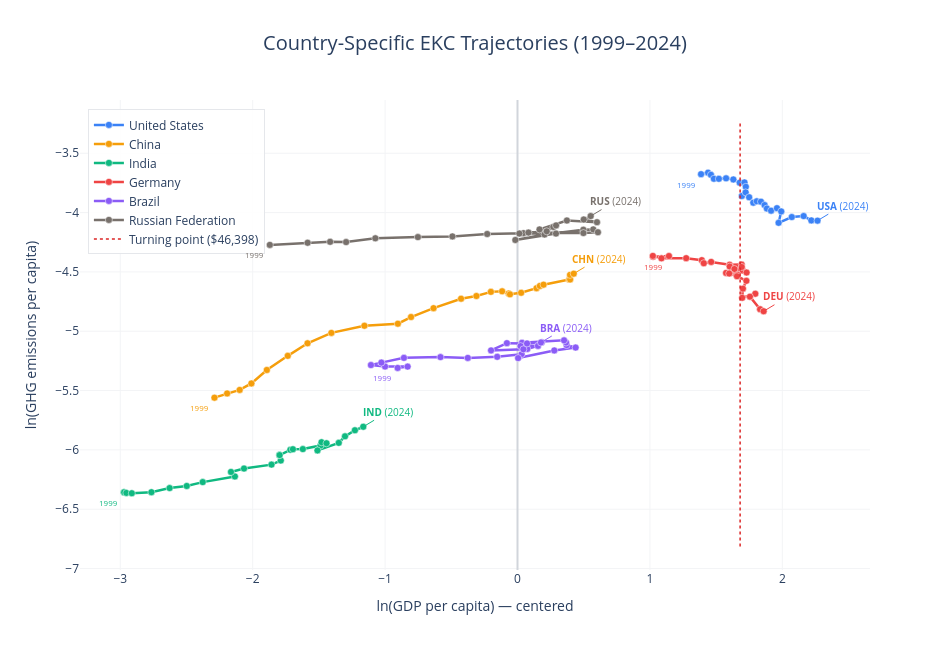

The notebook cell saved with this chart:
### Markdown cell above
## Country-Specific Trajectories

### Code cell
fig2 = go.Figure()

highlight_countries = ['USA', 'CHN', 'IND', 'DEU', 'BRA', 'RUS']
country_colors = {
    'USA': '#3B82F6', 'CHN': '#F59E0B', 'IND': '#10B981',
    'DEU': '#EF4444', 'BRA': '#8B5CF6', 'RUS': '#78716C'
}

for iso in highlight_countries:
    cdata = df[df['ISO3'] == iso].sort_values('Year').reset_index(drop=True)
    if len(cdata) == 0:
        continue
    color = country_colors[iso]
    name = cdata['Country_x'].iloc[0]

    fig2.add_trace(go.Scatter(
        x=cdata['ln_gdp_centered'],
        y=cdata['ln_Emissions_pc'],
        mode='markers+lines',
        name=name,
        line=dict(color=color, width=2.5),
        marker=dict(size=7, color=color, line=dict(width=0.5, color='white')),
        hovertemplate=(
            f'<b>{name}</b> ({iso})<br>'
            'Year: %{customdata[0]}<br>'
            'GDP/capita: $%{customdata[1]:,.0f}<br>'
            'GHG/capita: %{customdata[2]:.4f} kt'
            '<extra></extra>'
        ),
        customdata=np.column_stack([
            cdata['Year'].values,
            cdata['GDPperCapita'].values,
            cdata['GHGperCapita'].values
        ])
    ))

    # Start and end labels
    first, last = cdata.iloc[0], cdata.iloc[-1]
    fig2.add_annotation(
        x=first['ln_gdp_centered'], y=first['ln_Emissions_pc'],
        text=str(first['Year']), showarrow=False,
        font=dict(size=8, color=color), xshift=-15, yshift=-10
    )
    fig2.add_annotation(
        x=last['ln_gdp_centered'], y=last['ln_Emissions_pc'],
        text=f'<b>{iso}</b> ({last["Year"]})',
        showarrow=True, arrowhead=0, arrowwidth=1, arrowcolor=color,
        font=dict(size=10, color=color), ax=25, ay=-15
    )

# Turning point line
fig2.add_trace(go.Scatter(
    x=[turning_point_centered, turning_point_centered],
    y=[df['ln_Emissions_pc'].min() - 0.3, df['ln_Emissions_pc'].max() + 0.1],
    mode='lines', name=f'Turning point (${turning_point_gdp:,.0f})',
    line=dict(color='#DC2626', width=1.5, dash='dot')
))

fig2.update_layout(
    title=dict(text='Country-Specific EKC Trajectories (1999–2024)',
               font=dict(size=20), x=0.5),
    xaxis=dict(title='ln(GDP per capita) — centered', gridcolor='#F3F4F6',
               zeroline=True, zerolinecolor='#D1D5DB'),
    yaxis=dict(title='ln(GHG emissions per capita)', gridcolor='#F3F4F6'),
    plot_bgcolor='white', paper_bgcolor='white',
    legend=dict(yanchor='top', y=0.98, xanchor='left', x=0.01,
                bgcolor='rgba(255,255,255,0.9)', bordercolor='#E5E7EB', borderwidth=1),
    hovermode='closest', width=950, height=650
)

fig2.show()

### Figure 1 — Plotly figure (JSON) as saved in the notebook; plotly's stock layout.template omitted (floating-point values rounded to 4 significant figures)
{"data": [{"customdata": [[1999.0, 34550.0, 0.02532], [2000.0, 36420.0, 0.02565], [2001.0, 37220.0, 0.02518], [2002.0, 38070.0, 0.02436], [2003.0, 39520.0, 0.02435], [2004.0, 41730.0, 0.02445], [2005.0, 44090.0, 0.02421], [2006.0, 46250.0, 0.02357], [2007.0, 47950.0, 0.02362], [2008.0, 48430.0, 0.02276], [2009.0, 47000.0, 0.02106], [2010.0, 48380.0, 0.02171], [2011.0, 49660.0, 0.02084], [2012.0, 51260.0, 0.0199], [2013.0, 52620.0, 0.02015], [2014.0, 54320.0, 0.02008], [2015.0, 55830.0, 0.01951], [2016.0, 56790.0, 0.01895], [2017.0, 58630.0, 0.01861], [2018.0, 61280.0, 0.01901], [2019.0, 63300.0, 0.0185], [2020.0, 62050.0, 0.0168], [2021.0, 68540.0, 0.01764], [2022.0, 74970.0, 0.01779], [2023.0, 79460.0, 0.01715], [2024.0, 83230.0, 0.01712]], "hovertemplate": "<b>United States</b> (USA)<br>Year: %{customdata[0]}<br>GDP/capita: $%{customdata[1]:,.0f}<br>GHG/capita: %{customdata[2]:.4f} kt<extra></extra>", "line": {"color": "#3B82F6", "width": 2.5}, "marker": {"color": "#3B82F6", "line": {"color": "white", "width": 0.5}, "size": 7}, "mode": "markers+lines", "name": "United States", "type": "scatter", "x": [1.386, 1.439, 1.461, 1.483, 1.521, 1.575, 1.63, 1.678, 1.714, 1.724, 1.694, 1.723, 1.749, 1.781, 1.807, 1.839, 1.866, 1.883, 1.915, 1.959, 1.992, 1.972, 2.071, 2.161, 2.219, 2.266], "y": [-3.676, -3.663, -3.682, -3.715, -3.715, -3.711, -3.721, -3.748, -3.746, -3.783, -3.86, -3.83, -3.871, -3.917, -3.905, -3.908, -3.937, -3.966, -3.984, -3.963, -3.99, -4.086, -4.038, -4.029, -4.066, -4.068]}, {"customdata": [[1999.0, 875.9, 0.003849], [2000.0, 963.9, 0.003989], [2001.0, 1060.0, 0.00411], [2002.0, 1158.0, 0.00434], [2003.0, 1301.0, 0.004861], [2004.0, 1524.0, 0.005477], [2005.0, 1769.0, 0.006087], [2006.0, 2118.0, 0.006646], [2007.0, 2718.0, 0.007057], [2008.0, 3499.0, 0.00718], [2009.0, 3866.0, 0.007595], [2010.0, 4582.0, 0.008185], [2011.0, 5640.0, 0.008864], [2012.0, 6333.0, 0.009069], [2013.0, 7065.0, 0.00939], [2014.0, 7691.0, 0.009435], [2015.0, 8080.0, 0.009262], [2016.0, 8159.0, 0.009197], [2017.0, 8877.0, 0.009318], [2018.0, 9970.0, 0.009683], [2019.0, 10230.0, 0.009872], [2020.0, 10520.0, 0.009978], [2021.0, 12760.0, 0.01042], [2022.0, 12850.0, 0.01042], [2023.0, 12840.0, 0.01083], [2024.0, 13210.0, 0.01095]], "hovertemplate": "<b>China</b> (CHN)<br>Year: %{customdata[0]}<br>GDP/capita: $%{customdata[1]:,.0f}<br>GHG/capita: %{customdata[2]:.4f} kt<extra></extra>", "line": {"color": "#F59E0B", "width": 2.5}, "marker": {"color": "#F59E0B", "line": {"color": "white", "width": 0.5}, "size": 7}, "mode": "markers+lines", "name": "China", "type": "scatter", "x": [-2.289, -2.193, -2.098, -2.01, -1.893, -1.735, -1.586, -1.406, -1.156, -0.9036, -0.804, -0.634, -0.4263, -0.3103, -0.2009, -0.1161, -0.06674, -0.05698, 0.02734, 0.1435, 0.169, 0.1967, 0.3902, 0.3974, 0.3967, 0.4246], "y": [-5.56, -5.524, -5.494, -5.44, -5.326, -5.207, -5.102, -5.014, -4.954, -4.937, -4.88, -4.805, -4.726, -4.703, -4.668, -4.663, -4.682, -4.689, -4.676, -4.637, -4.618, -4.607, -4.564, -4.564, -4.525, -4.515]}, {"customdata": [[1999.0, 441.9, 0.001734], [2000.0, 442.8, 0.001735], [2001.0, 450.4, 0.001725], [2002.0, 469.1, 0.00172], [2003.0, 544.1, 0.001736], [2004.0, 624.3, 0.001796], [2005.0, 710.5, 0.001829], [2006.0, 801.7, 0.00189], [2007.0, 1022.0, 0.001981], [2008.0, 992.5, 0.002058], [2009.0, 1095.0, 0.002118], [2010.0, 1348.0, 0.00219], [2011.0, 1445.0, 0.002266], [2012.0, 1429.0, 0.002376], [2013.0, 1433.0, 0.002372], [2014.0, 1554.0, 0.00248], [2015.0, 1584.0, 0.002493], [2016.0, 1708.0, 0.002496], [2017.0, 1950.0, 0.002571], [2018.0, 1966.0, 0.002644], [2019.0, 2041.0, 0.002621], [2020.0, 1907.0, 0.002468], [2021.0, 2240.0, 0.00263], [2022.0, 2347.0, 0.002779], [2023.0, 2530.0, 0.002925], [2024.0, 2695.0, 0.003013]], "hovertemplate": "<b>India</b> (IND)<br>Year: %{customdata[0]}<br>GDP/capita: $%{customdata[1]:,.0f}<br>GHG/capita: %{customdata[2]:.4f} kt<extra></extra>", "line": {"color": "#10B981", "width": 2.5}, "marker": {"color": "#10B981", "line": {"color": "white", "width": 0.5}, "size": 7}, "mode": "markers+lines", "name": "India", "type": "scatter", "x": [-2.973, -2.971, -2.954, -2.913, -2.765, -2.627, -2.498, -2.377, -2.134, -2.164, -2.065, -1.858, -1.788, -1.799, -1.796, -1.715, -1.696, -1.621, -1.488, -1.48, -1.442, -1.511, -1.35, -1.303, -1.228, -1.165], "y": [-6.357, -6.357, -6.362, -6.365, -6.356, -6.322, -6.304, -6.271, -6.224, -6.186, -6.157, -6.124, -6.09, -6.043, -6.044, -6.0, -5.994, -5.993, -5.964, -5.936, -5.944, -6.005, -5.941, -5.886, -5.834, -5.805]}, {"customdata": [[1999.0, 27100.0, 0.0127], [2000.0, 24050.0, 0.01263], [2001.0, 24000.0, 0.01271], [2002.0, 25620.0, 0.01245], [2003.0, 30870.0, 0.01248], [2004.0, 34750.0, 0.01227], [2005.0, 35270.0, 0.01195], [2006.0, 37290.0, 0.01209], [2007.0, 42860.0, 0.0118], [2008.0, 46950.0, 0.01181], [2009.0, 42980.0, 0.01103], [2010.0, 42890.0, 0.01162], [2011.0, 47290.0, 0.01126], [2012.0, 44450.0, 0.01139], [2013.0, 46980.0, 0.01158], [2014.0, 48720.0, 0.01105], [2015.0, 41730.0, 0.01102], [2016.0, 42740.0, 0.01096], [2017.0, 45310.0, 0.01071], [2018.0, 48640.0, 0.01031], [2019.0, 47390.0, 0.009646], [2020.0, 47130.0, 0.008933], [2021.0, 52040.0, 0.009244], [2022.0, 49960.0, 0.009019], [2023.0, 53960.0, 0.00811], [2024.0, 55420.0, 0.007976]], "hovertemplate": "<b>Germany</b> (DEU)<br>Year: %{customdata[0]}<br>GDP/capita: $%{customdata[1]:,.0f}<br>GHG/capita: %{customdata[2]:.4f} kt<extra></extra>", "line": {"color": "#EF4444", "width": 2.5}, "marker": {"color": "#EF4444", "line": {"color": "white", "width": 0.5}, "size": 7}, "mode": "markers+lines", "name": "Germany", "type": "scatter", "x": [1.144, 1.024, 1.022, 1.087, 1.274, 1.392, 1.407, 1.462, 1.602, 1.693, 1.605, 1.603, 1.7, 1.638, 1.694, 1.73, 1.575, 1.599, 1.657, 1.728, 1.702, 1.697, 1.796, 1.755, 1.832, 1.859], "y": [-4.366, -4.372, -4.365, -4.386, -4.384, -4.401, -4.427, -4.416, -4.44, -4.438, -4.507, -4.455, -4.486, -4.475, -4.458, -4.505, -4.508, -4.514, -4.536, -4.575, -4.641, -4.718, -4.684, -4.708, -4.815, -4.831]}, {"customdata": [[1999.0, 3494.0, 0.004947], [2000.0, 3767.0, 0.005001], [2001.0, 3176.0, 0.005003], [2002.0, 2856.0, 0.005067], [2003.0, 3091.0, 0.005173], [2004.0, 3664.0, 0.005383], [2005.0, 4828.0, 0.005418], [2006.0, 5934.0, 0.005382], [2007.0, 7410.0, 0.005432], [2008.0, 8908.0, 0.005556], [2009.0, 8679.0, 0.005374], [2010.0, 11400.0, 0.005731], [2011.0, 13400.0, 0.005872], [2012.0, 12520.0, 0.005994], [2013.0, 12460.0, 0.006126], [2014.0, 12270.0, 0.00624], [2015.0, 8936.0, 0.006115], [2016.0, 8836.0, 0.005946], [2017.0, 10080.0, 0.005956], [2018.0, 9301.0, 0.005802], [2019.0, 9030.0, 0.005786], [2020.0, 7074.0, 0.005732], [2021.0, 7973.0, 0.006095], [2022.0, 9281.0, 0.006079], [2023.0, 10380.0, 0.006144], [2024.0, 10310.0, 0.006128]], "hovertemplate": "<b>Brazil</b> (BRA)<br>Year: %{customdata[0]}<br>GDP/capita: $%{customdata[1]:,.0f}<br>GHG/capita: %{customdata[2]:.4f} kt<extra></extra>", "line": {"color": "#8B5CF6", "width": 2.5}, "marker": {"color": "#8B5CF6", "line": {"color": "white", "width": 0.5}, "size": 7}, "mode": "markers+lines", "name": "Brazil", "type": "scatter", "x": [-0.9052, -0.83, -1.0, -1.107, -1.028, -0.8576, -0.5817, -0.3754, -0.1533, 0.03085, 0.004734, 0.2778, 0.4389, 0.3713, 0.3663, 0.3514, 0.03398, 0.02273, 0.1545, 0.07395, 0.0444, -0.1997, -0.08013, 0.07187, 0.1835, 0.177], "y": [-5.309, -5.298, -5.298, -5.285, -5.264, -5.224, -5.218, -5.225, -5.215, -5.193, -5.226, -5.162, -5.138, -5.117, -5.095, -5.077, -5.097, -5.125, -5.123, -5.149, -5.152, -5.162, -5.1, -5.103, -5.092, -5.095]}, {"customdata": [[1999.0, 1331.0, 0.01395], [2000.0, 1770.0, 0.01421], [2001.0, 2098.0, 0.01432], [2002.0, 2367.0, 0.01428], [2003.0, 2952.0, 0.01475], [2004.0, 4071.0, 0.0149], [2005.0, 5284.0, 0.01498], [2006.0, 6870.0, 0.01529], [2007.0, 9035.0, 0.0154], [2008.0, 11550.0, 0.01534], [2009.0, 8498.0, 0.01454], [2010.0, 10590.0, 0.01522], [2011.0, 14200.0, 0.01585], [2012.0, 15300.0, 0.0159], [2013.0, 15850.0, 0.01552], [2014.0, 14210.0, 0.01541], [2015.0, 9383.0, 0.01548], [2016.0, 8758.0, 0.01535], [2017.0, 10770.0, 0.01564], [2018.0, 11320.0, 0.01623], [2019.0, 11550.0, 0.01644], [2020.0, 10200.0, 0.01589], [2021.0, 12540.0, 0.01713], [2022.0, 15740.0, 0.01689], [2023.0, 14240.0, 0.01728], [2024.0, 15010.0, 0.01779]], "hovertemplate": "<b>Russian Federation</b> (RUS)<br>Year: %{customdata[0]}<br>GDP/capita: $%{customdata[1]:,.0f}<br>GHG/capita: %{customdata[2]:.4f} kt<extra></extra>", "line": {"color": "#78716C", "width": 2.5}, "marker": {"color": "#78716C", "line": {"color": "white", "width": 0.5}, "size": 7}, "mode": "markers+lines", "name": "Russian Federation", "type": "scatter", "x": [-1.871, -1.585, -1.415, -1.294, -1.074, -0.7523, -0.4915, -0.229, 0.04492, 0.2904, -0.01626, 0.2042, 0.4974, 0.572, 0.6073, 0.4977, 0.08281, 0.01388, 0.2205, 0.2703, 0.2909, 0.1663, 0.373, 0.6002, 0.5001, 0.5526], "y": [-4.272, -4.254, -4.246, -4.249, -4.217, -4.207, -4.201, -4.18, -4.173, -4.177, -4.231, -4.185, -4.144, -4.142, -4.166, -4.172, -4.168, -4.177, -4.158, -4.121, -4.108, -4.142, -4.067, -4.081, -4.058, -4.029]}, {"line": {"color": "#DC2626", "dash": "dot", "width": 1.5}, "mode": "lines", "name": "Turning point ($46,398)", "type": "scatter", "x": [1.681, 1.681], "y": [-6.814, -3.249]}], "layout": {"annotations": [{"font": {"color": "#3B82F6", "size": 8}, "showarrow": false, "text": "1999", "x": 1.386, "xshift": -15, "y": -3.676, "yshift": -10}, {"arrowcolor": "#3B82F6", "arrowhead": 0, "arrowwidth": 1, "ax": 25, "ay": -15, "font": {"color": "#3B82F6", "size": 10}, "showarrow": true, "text": "<b>USA</b> (2024)", "x": 2.266, "y": -4.068}, {"font": {"color": "#F59E0B", "size": 8}, "showarrow": false, "text": "1999", "x": -2.289, "xshift": -15, "y": -5.56, "yshift": -10}, {"arrowcolor": "#F59E0B", "arrowhead": 0, "arrowwidth": 1, "ax": 25, "ay": -15, "font": {"color": "#F59E0B", "size": 10}, "showarrow": true, "text": "<b>CHN</b> (2024)", "x": 0.4246, "y": -4.515}, {"font": {"color": "#10B981", "size": 8}, "showarrow": false, "text": "1999", "x": -2.973, "xshift": -15, "y": -6.357, "yshift": -10}, {"arrowcolor": "#10B981", "arrowhead": 0, "arrowwidth": 1, "ax": 25, "ay": -15, "font": {"color": "#10B981", "size": 10}, "showarrow": true, "text": "<b>IND</b> (2024)", "x": -1.165, "y": -5.805}, {"font": {"color": "#EF4444", "size": 8}, "showarrow": false, "text": "1999", "x": 1.144, "xshift": -15, "y": -4.366, "yshift": -10}, {"arrowcolor": "#EF4444", "arrowhead": 0, "arrowwidth": 1, "ax": 25, "ay": -15, "font": {"color": "#EF4444", "size": 10}, "showarrow": true, "text": "<b>DEU</b> (2024)", "x": 1.859, "y": -4.831}, {"font": {"color": "#8B5CF6", "size": 8}, "showarrow": false, "text": "1999", "x": -0.9052, "xshift": -15, "y": -5.309, "yshift": -10}, {"arrowcolor": "#8B5CF6", "arrowhead": 0, "arrowwidth": 1, "ax": 25, "ay": -15, "font": {"color": "#8B5CF6", "size": 10}, "showarrow": true, "text": "<b>BRA</b> (2024)", "x": 0.177, "y": -5.095}, {"font": {"color": "#78716C", "size": 8}, "showarrow": false, "text": "1999", "x": -1.871, "xshift": -15, "y": -4.272, "yshift": -10}, {"arrowcolor": "#78716C", "arrowhead": 0, "arrowwidth": 1, "ax": 25, "ay": -15, "font": {"color": "#78716C", "size": 10}, "showarrow": true, "text": "<b>RUS</b> (2024)", "x": 0.5526, "y": -4.029}], "height": 650, "hovermode": "closest", "legend": {"bgcolor": "rgba(255,255,255,0.9)", "bordercolor": "#E5E7EB", "borderwidth": 1, "x": 0.01, "xanchor": "left", "y": 0.98, "yanchor": "top"}, "paper_bgcolor": "white", "plot_bgcolor": "white", "title": {"font": {"size": 20}, "text": "Country-Specific EKC Trajectories (1999–2024)", "x": 0.5}, "width": 950, "xaxis": {"gridcolor": "#F3F4F6", "title": {"text": "ln(GDP per capita) — centered"}, "zeroline": true, "zerolinecolor": "#D1D5DB"}, "yaxis": {"gridcolor": "#F3F4F6", "title": {"text": "ln(GHG emissions per capita)"}}}}
